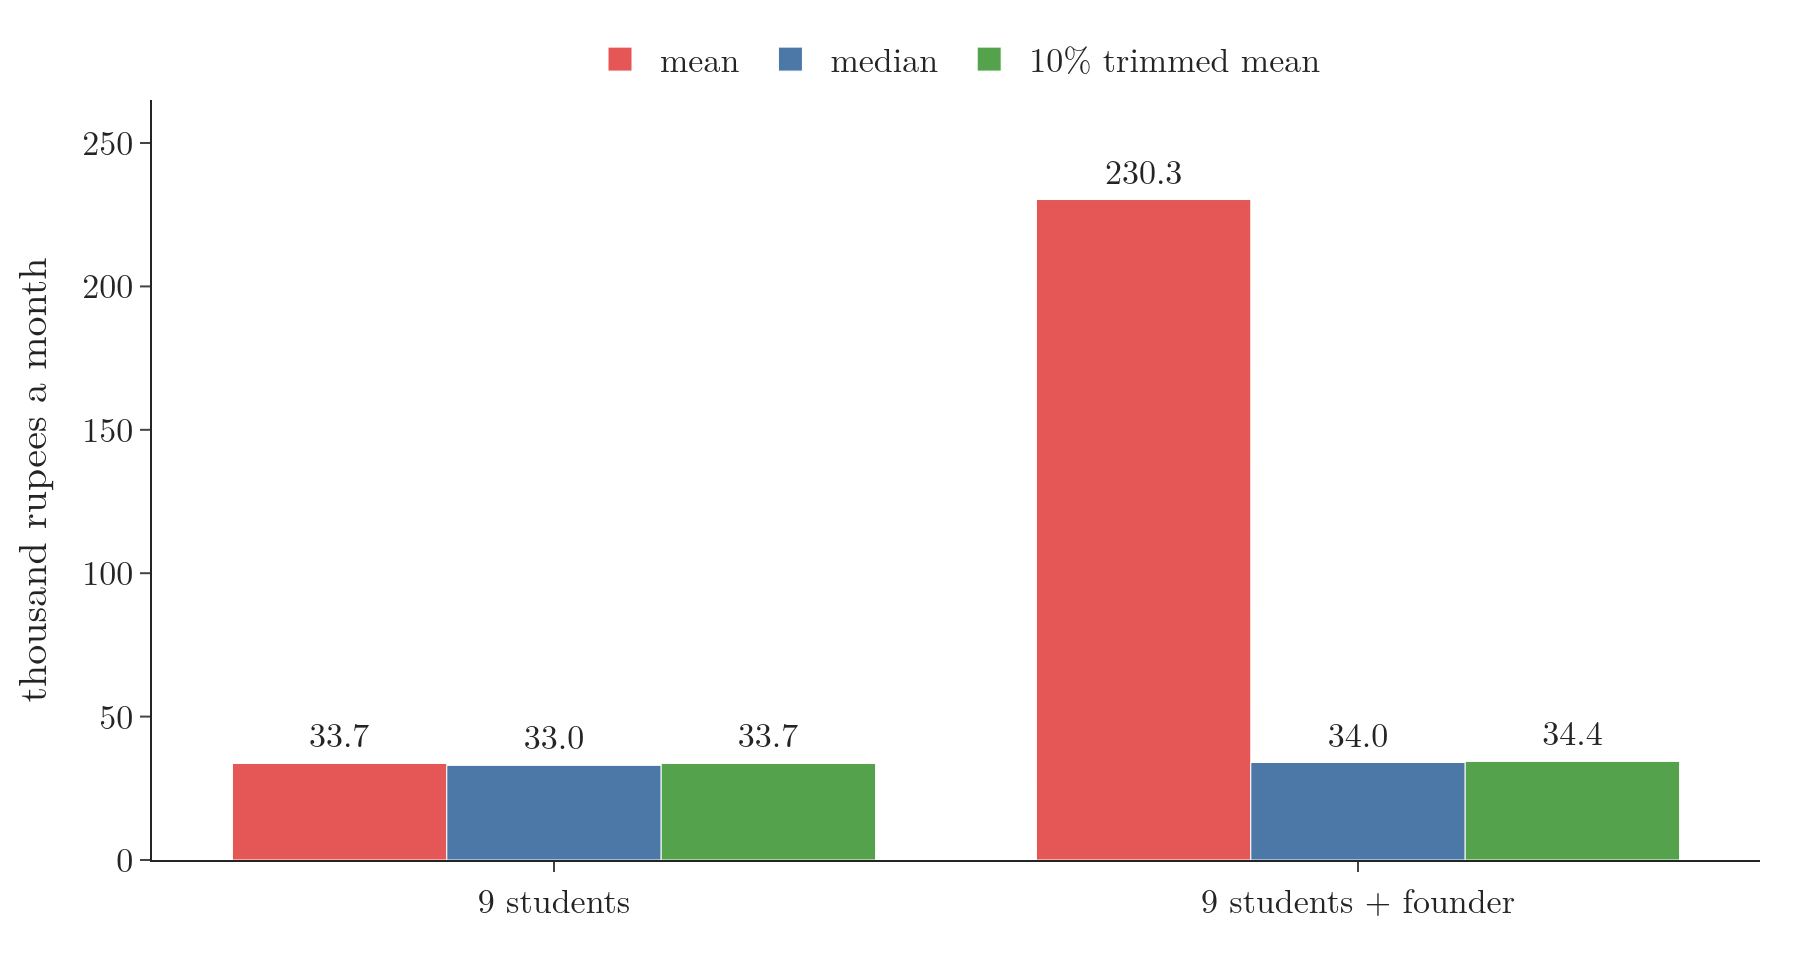

Generate this figure with Python:
"""Mean, median and 10% trimmed mean of a class's monthly salaries, before and after one very high earner joins."""
from pathlib import Path
import numpy as np
import plotly.graph_objects as go
from scipy import stats

here = Path(__file__).parent
nine = np.array([28, 30, 31, 32, 33, 35, 36, 38, 40])      # thousand rupees a month
ten = np.append(nine, 2000)                                 # plus a founder earning 20 lakh a month
groups = ["9 students", "9 students + founder"]
measures = {"mean": ([nine.mean(), ten.mean()], "#E45756"),
            "median": ([np.median(nine), np.median(ten)], "#4C78A8"),
            "10% trimmed mean": ([stats.trim_mean(nine, 0.1), stats.trim_mean(ten, 0.1)], "#54A24B")}
fig = go.Figure()
for name, (vals, colour) in measures.items():
    fig.add_bar(name=name, x=groups, y=vals, marker_color=colour, text=[f"{v:.1f}" for v in vals],
                textposition="outside", textfont=dict(size=17))
fig.update_layout(barmode="group", template="simple_white", width=900, height=480,
                  font=dict(family="Latin Modern Roman", size=17),
                  yaxis=dict(title="thousand rupees a month", range=[0, 265]),
                  legend=dict(orientation="h", y=1.1, x=0.5, xanchor="center"), margin=dict(l=70, r=20, t=50, b=50))
fig.write_image(here / "outlier_effect.png", scale=2)
fig.write_image(here / "outlier_effect.pdf")
